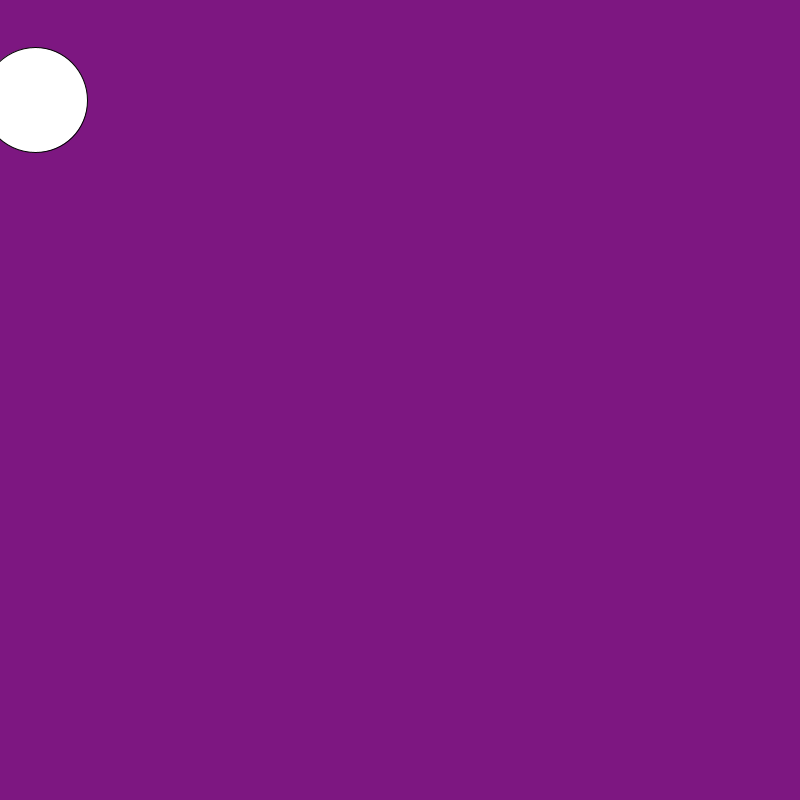
Frame 1 (no input)
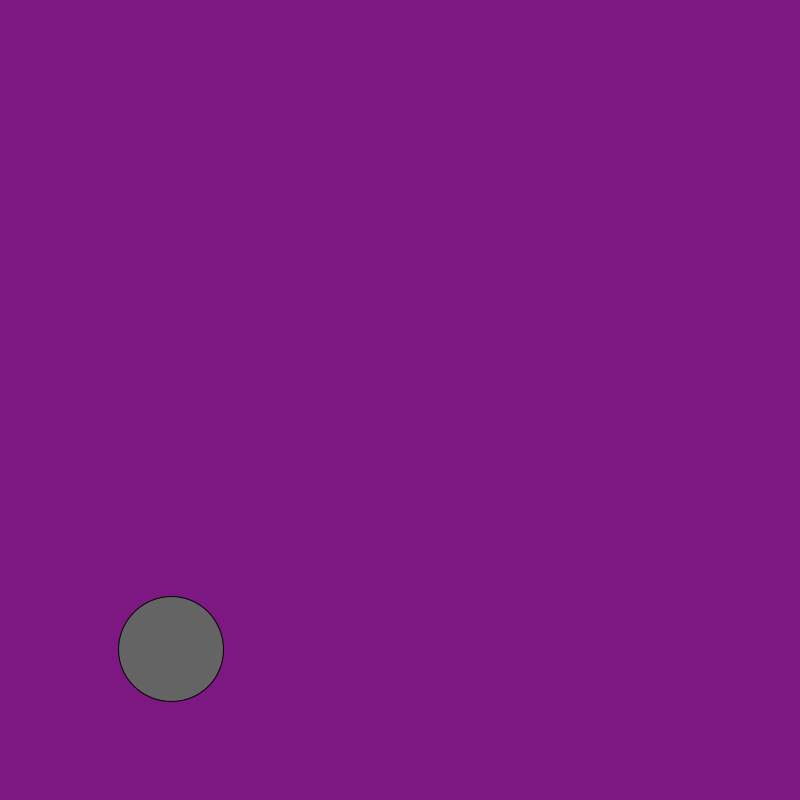
Frame 60 (the mouse pressed at the canvas centre just before this capture)
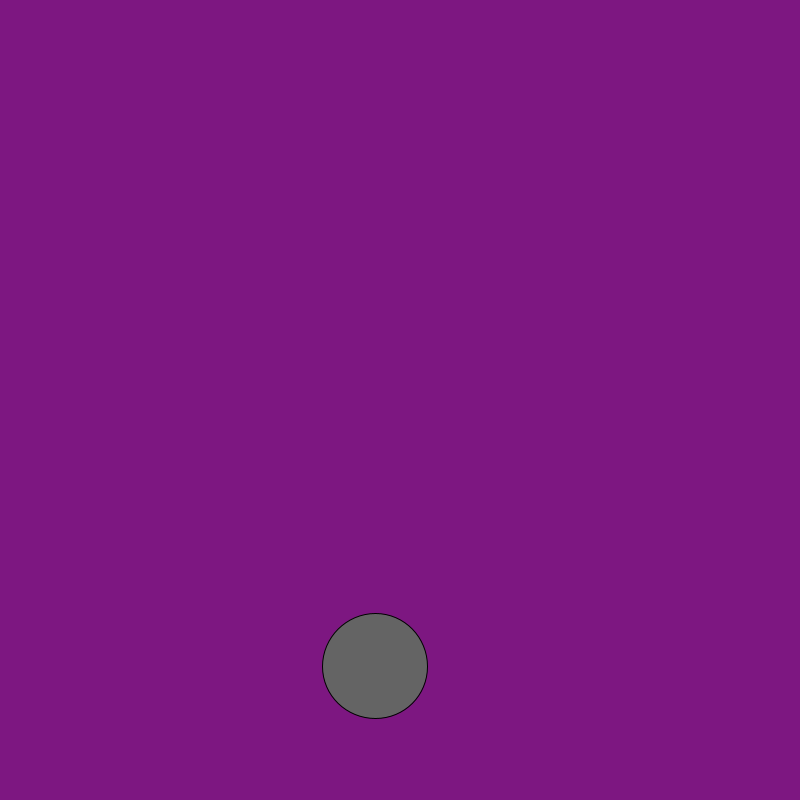
Frame 120 (the mouse held since frame 60 and released just before this capture)

The Processing sketch that drew these frames (run headless with seeded random() and noise(); from frame 60 on, the mouse is pressed at the canvas centre):

// Processing sketch: day3PROSScircle
// ── day3PROSScircle.pde
int x1 = 35;
int y1 = 100;

void setup()
{
  size(800,800);
  
 
}
void draw()
{
  background(125,23,129);
  circle(x1,y1,105);
  fill(100,100,100);
  
  x1 = (int)random(800);
  y1 = (int)random(800);
  
  
  
}
